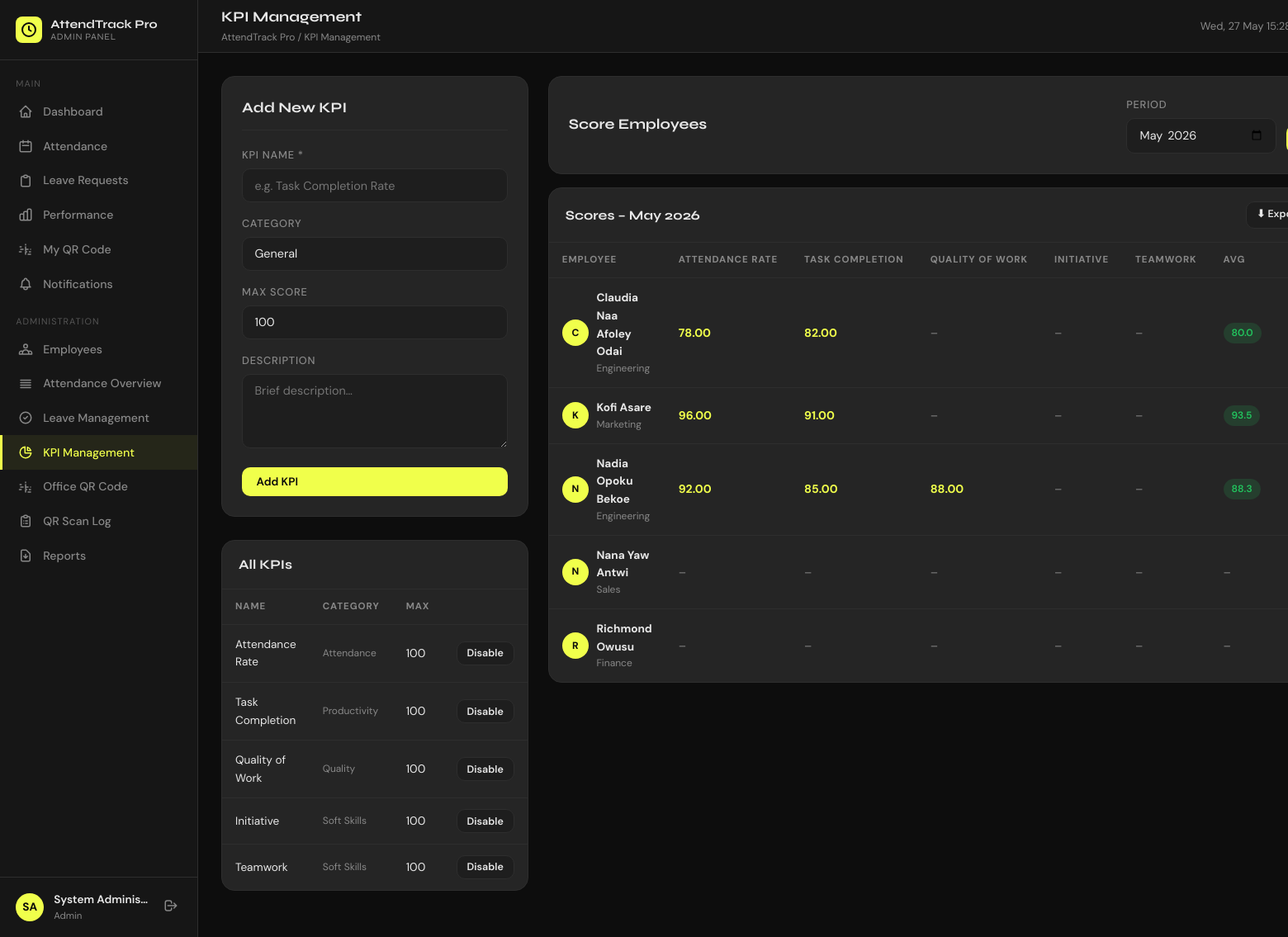
Page /admin/performance_admin.php (signed in) on the committed database.
### tables this page shows
CREATE TABLE IF NOT EXISTS performance_kpis (
  id            INT AUTO_INCREMENT PRIMARY KEY,
  kpi_name      VARCHAR(150) NOT NULL,
  description   TEXT DEFAULT NULL,
  max_score     INT DEFAULT 100,
  category      VARCHAR(80) DEFAULT 'General',
  is_active     TINYINT(1) DEFAULT 1,
  created_at    TIMESTAMP DEFAULT CURRENT_TIMESTAMP
);

CREATE TABLE IF NOT EXISTS employees (
  id            INT AUTO_INCREMENT PRIMARY KEY,
  emp_code      VARCHAR(20) UNIQUE NOT NULL,         
  full_name     VARCHAR(100) NOT NULL,
  email         VARCHAR(150) UNIQUE NOT NULL,
  password_hash VARCHAR(255) NOT NULL,               
  role          ENUM('admin','employee') DEFAULT 'employee',
  is_super_admin TINYINT(1) DEFAULT 0,
  department    VARCHAR(100) DEFAULT NULL,
  position      VARCHAR(100) DEFAULT NULL,
  phone         VARCHAR(20) DEFAULT NULL,
  hire_date     DATE DEFAULT NULL,
  status        ENUM('active','inactive') DEFAULT 'active',
  avatar        VARCHAR(255) DEFAULT NULL,
  created_at    TIMESTAMP DEFAULT CURRENT_TIMESTAMP,
  updated_at    TIMESTAMP DEFAULT CURRENT_TIMESTAMP ON UPDATE CURRENT_TIMESTAMP
);

CREATE TABLE IF NOT EXISTS performance_scores (
  id            INT AUTO_INCREMENT PRIMARY KEY,
  employee_id   INT NOT NULL,
  kpi_id        INT NOT NULL,
  score         DECIMAL(5,2) NOT NULL DEFAULT 0,
  period_month  TINYINT NOT NULL,                    
  period_year   YEAR NOT NULL,
  comments      TEXT DEFAULT NULL,
  rated_by      INT DEFAULT NULL,
  created_at    TIMESTAMP DEFAULT CURRENT_TIMESTAMP,
  updated_at    TIMESTAMP DEFAULT CURRENT_TIMESTAMP ON UPDATE CURRENT_TIMESTAMP,
  UNIQUE KEY uq_emp_kpi_period (employee_id, kpi_id, period_month, period_year),
  FOREIGN KEY (employee_id) REFERENCES employees(id) ON DELETE CASCADE,
  FOREIGN KEY (kpi_id) REFERENCES performance_kpis(id) ON DELETE CASCADE,
  FOREIGN KEY (rated_by) REFERENCES employees(id) ON DELETE SET NULL
);

### includes/helpers.php (called while the page is built, shortened)
<?php
function e(mixed $val): string {
    return htmlspecialchars((string)$val, ENT_QUOTES | ENT_HTML5, 'UTF-8');
}

### admin/performance_admin.php (the view, shortened to what this page needs)
<?php
require_once __DIR__ . '/../includes/helpers.php';
$db = getDB();
$filterMonth = $_GET['month'] ?? date('Y-m');
[$fy, $fm]   = explode('-', $filterMonth);
$kpis = $db->query("SELECT * FROM performance_kpis ORDER BY category, kpi_name")->fetchAll();
$employees = $db->query("SELECT id, full_name, emp_code, department FROM employees WHERE role='employee' AND status='active' ORDER BY full_name")->fetchAll();
$scoresRaw = $db->prepare("
  SELECT employee_id, kpi_id, score, comments
  FROM performance_scores
  WHERE period_month=? AND period_year=?
");
$scoresRaw->execute([(int)$fm, (int)$fy]);
$scores = [];
foreach ($scoresRaw->fetchAll() as $s) {
    $scores[$s['employee_id']][$s['kpi_id']] = $s;
}
$avgPerEmp = $db->prepare("
  SELECT employee_id, ROUND(AVG(score),1) AS avg_score
  FROM performance_scores WHERE period_month=? AND period_year=?
  GROUP BY employee_id
");
$avgPerEmp->execute([(int)$fm, (int)$fy]);
$avgMap = [];
foreach ($avgPerEmp->fetchAll() as $a) {
    $avgMap[$a['employee_id']] = $a['avg_score'];
}
require_once __DIR__ . '/../includes/nav.php';
?>
<div style="display:grid;grid-template-columns:1fr 2fr;gap:1.5rem">
<div>
  <div class="form-card">
    <div class="form-card-title">Add New KPI</div>
    <form method="POST">
      <div class="form-group-plain">
        <label>KPI Name *</label>
        <input type="text" name="kpi_name" placeholder="e.g. Task Completion Rate" required/>
      </div>
      <div class="form-group-plain">
        <label>Category</label>
        <input type="text" name="category" value="General" placeholder="General, Productivity…"/>
      </div>
      <div class="form-group-plain">
        <label>Max Score</label>
        <input type="number" name="max_score" value="100" min="1" max="1000"/>
      </div>
      <div class="form-group-plain">
        <label>Description</label>
        <textarea name="description" rows="2" placeholder="Brief description…"></textarea>
      </div>
      <button type="submit" class="btn btn-primary w-full">Add KPI</button>
    </form>
  </div>
  <div class="table-card">
    <div class="table-card-header"><div class="table-card-title">All KPIs</div></div>
    <div class="table-wrap">
      <table class="data-table">
        <thead><tr><th>Name</th><th>Category</th><th>Max</th><th></th></tr></thead>
        <tbody>
        <?php foreach ($kpis as $k): ?>
          <tr style="<?= !$k['is_active'] ? 'opacity:.4' : '' ?>">
            <td class="text-sm"><?= e($k['kpi_name']) ?></td>
            <td class="text-xs text-dim"><?= e($k['category']) ?></td>
            <td><?= $k['max_score'] ?></td>
            <td>
              <form method="POST" style="margin:0">
                <button type="submit" class="btn btn-ghost btn-sm">
                  <?= $k['is_active'] ? 'Disable' : 'Enable' ?>
                </button>
              </form>
            </td>
          </tr>
        <?php endforeach; ?>
        </tbody>
      </table>
    </div>
  </div>
</div>
<div>
  <div class="form-card" style="margin-bottom:1rem">
    <div style="display:flex;justify-content:space-between;align-items:center;flex-wrap:wrap;gap:1rem">
      <div class="form-card-title" style="margin:0;border:none;padding:0">Score Employees</div>
      <form method="GET" style="display:flex;gap:.75rem;align-items:flex-end">
        <div class="form-group-plain" style="margin:0">
          <label>Period</label>
          <input type="month" name="month" value="<?= e($filterMonth) ?>"/>
        </div>
      </form>
    </div>
  </div>
  <div class="table-card">
    <div class="table-card-header">
      <div class="table-card-title">Scores – <?= date('F Y', mktime(0,0,0,(int)$fm,1,(int)$fy)) ?></div>
      <a href="<?= APP_URL ?>/api/export.php?type=performance&month=<?= urlencode($filterMonth) ?>" class="btn btn-ghost btn-sm">⬇ Export CSV</a>
    </div>
    <div class="table-wrap">
      <?php $activeKpis = array_filter($kpis, fn($k) => $k['is_active']); ?>
      <table class="data-table">
        <thead>
          <tr>
            <th>Employee</th>
            <?php foreach ($activeKpis as $k): ?>
              <th title="<?= e($k['description']??'') ?>"><?= e($k['kpi_name']) ?></th>
            <?php endforeach; ?>
            <th>Avg</th>
            <th>Action</th>
          </tr>
        </thead>
        <tbody>
        <?php foreach ($employees as $emp): ?>
          <tr>
            <td>
              <div class="emp-cell">
                <div class="avatar-initials"><?= strtoupper(substr($emp['full_name'],0,1)) ?></div>
                <div>
                  <div class="text-sm font-bold"><?= e($emp['full_name']) ?></div>
                  <div class="text-xs text-dim"><?= e($emp['department']) ?></div>
                </div>
              </div>
            </td>
            <?php foreach ($activeKpis as $k): ?>
              <td>
                <?php $s = $scores[$emp['id']][$k['id']] ?? null; ?>
                <?php if ($s): ?>
                  <span class="text-accent font-bold"><?= $s['score'] ?></span>
                <?php else: ?>
                  <span class="text-dim">–</span>
                <?php endif; ?>
              </td>
            <?php endforeach; ?>
            <td>
              <?php if (isset($avgMap[$emp['id']])): ?>
                <span class="badge badge-present"><?= $avgMap[$emp['id']] ?></span>
              <?php else: ?>
                <span class="text-dim">–</span>
              <?php endif; ?>
            </td>
            <td>
            </td>
          </tr>
        <?php endforeach; ?>
        </tbody>
      </table>
    </div>
  </div>
</div>
</div>
<?php require_once __DIR__ . '/../includes/footer.php'; ?>

### assets/css/style.css (style rules this page uses)
:root { --accent: #f0ff4b; --accent-dark: #c8d400; --bg: #0d0d0d; --bg2: #161616; --bg3: #1e1e1e; --surface: #252525; --border: #2e2e2e; --text: #e8e8e8; --text-dim: #888; --text-xdim: #555; --green: #22c55e; --red: #ef4444; --amber: #f59e0b; --blue: #3b82f6; --purple: #a855f7; --radius: 10px; --radius-lg: 16px; --shadow: 0 4px 24px rgba(0,0,0,.45); --ff-display: 'Syne', sans-serif; --ff-body: 'DM Sans', sans-serif; --sidebar-w: 240px; --topbar-h: 64px; }
*, *::before, *::after { box-sizing: border-box; margin: 0; padding: 0; }
html { font-size: 16px; scroll-behavior: smooth; }
body { font-family: var(--ff-body); background: var(--bg); color: var(--text); line-height: 1.6; -webkit-font-smoothing: antialiased; }
a { color: var(--accent); text-decoration: none; }
input, select, textarea, button { font-family: inherit; }
.table-card { background: var(--surface); border: 1px solid var(--border); border-radius: var(--radius-lg); overflow: hidden; margin-bottom: 1.75rem; }
.table-card-header { display: flex; align-items: center; justify-content: space-between; padding: 1rem 1.25rem; border-bottom: 1px solid var(--border); gap: 1rem; flex-wrap: wrap; }
.table-card-title { font-family: var(--ff-display); font-size: 1rem; font-weight: 700; }
.table-wrap { overflow-x: auto; }
table.data-table { width: 100%; border-collapse: collapse; font-size: .88rem; }
.data-table th { text-align: left; padding: .75rem 1rem; font-size: .72rem; text-transform: uppercase; letter-spacing: .08em; color: var(--text-dim); border-bottom: 1px solid var(--border); white-space: nowrap; }
.data-table td { padding: .8rem 1rem; border-bottom: 1px solid rgba(255,255,255,.04); vertical-align: middle; }
.data-table tr:last-child td { border-bottom: none; }
.badge { display: inline-flex; align-items: center; padding: 3px 10px; border-radius: 20px; font-size: .75rem; font-weight: 600; text-transform: capitalize; }
.badge-present { background: rgba(34,197,94,.15); color: var(--green); }
.btn { display: inline-flex; align-items: center; gap: .4rem; padding: .55rem 1.1rem; border-radius: var(--radius); font-size: .85rem; font-weight: 600; cursor: pointer; border: none; transition: all .15s; text-decoration: none; white-space: nowrap; }
.btn-primary { background: var(--accent); color: #0a0a0a; }
.btn-ghost { background: var(--bg3); color: var(--text); border: 1px solid var(--border); }
.btn-sm { padding: .35rem .75rem; font-size: .78rem; }
.form-card { background: var(--surface); border: 1px solid var(--border); border-radius: var(--radius-lg); padding: 1.5rem; margin-bottom: 1.75rem; }
.form-card-title { font-family: var(--ff-display); font-size: 1.1rem; font-weight: 700; margin-bottom: 1.25rem; padding-bottom: .75rem; border-bottom: 1px solid var(--border); }
.form-group-plain { margin-bottom: 1rem; }
.form-group-plain label { display: block; font-size: .8rem; font-weight: 500; margin-bottom: .35rem; color: var(--text-dim); text-transform: uppercase; letter-spacing: .06em; }
.form-group-plain input, .form-group-plain select, .form-group-plain textarea { width: 100%; background: var(--bg3); border: 1.5px solid var(--border); border-radius: var(--radius); padding: .65rem .9rem; color: var(--text); font-size: .9rem; transition: border-color .2s; }
.form-group-plain textarea { resize: vertical; min-height: 90px; }
.text-dim { color: var(--text-dim); }
.text-sm { font-size: .85rem; }
.text-xs { font-size: .75rem; }
.font-bold { font-weight: 700; }
.text-accent { color: var(--accent); }
.w-full { width: 100%; }
.avatar-initials { width: 32px; height: 32px; border-radius: 50%; background: var(--accent); color: #0a0a0a; font-size: .75rem; font-weight: 700; display: inline-flex; align-items: center; justify-content: center; flex-shrink: 0; }
.emp-cell { display: flex; align-items: center; gap: .6rem; }

### rows in the picture
performance_kpis: kpi_name "Attendance Rate", category "Attendance", max_score "100", is_active "Disable", kpi_name "ATTENDANCE RATE"
performance_kpis: kpi_name "Task Completion", category "Productivity", max_score "100", is_active "Disable", kpi_name "TASK COMPLETION"
performance_kpis: kpi_name "Quality of Work", category "Quality", max_score "100", is_active "Disable", kpi_name "QUALITY OF WORK"
performance_kpis: kpi_name "Initiative", category "Soft Skills", max_score "100", is_active "Disable", kpi_name "INITIATIVE"
performance_kpis: kpi_name "Teamwork", category "Soft Skills", max_score "100", is_active "Disable", kpi_name "TEAMWORK"
employees: full_name "C", full_name "Claudia Naa Afoley Odai", department "Engineering", id.score "78.00", id.score "82.00", id "80.0"
employees: full_name "K", full_name "Kofi Asare", department "Marketing", id.score "96.00", id.score "91.00", id "93.5"
employees: full_name "N", full_name "Nadia Opoku Bekoe", department "Engineering", id.score "92.00", id.score "85.00", id.score "88.00", id "88.3"
employees: full_name "N", full_name "Nana Yaw Antwi", department "Sales"
employees: full_name "R", full_name "Richmond Owusu", department "Finance"

### other values in the picture
APP_NAME "AttendTrack Pro"
$initials "SA"
$cu['full_name'] "System Adminis…"
$cu['role'] "Admin"
$pageTitle "KPI Management"
date('F Y', mktime(0,0,0,(int)$fm,1,(int)$fy)) "May 2026"
